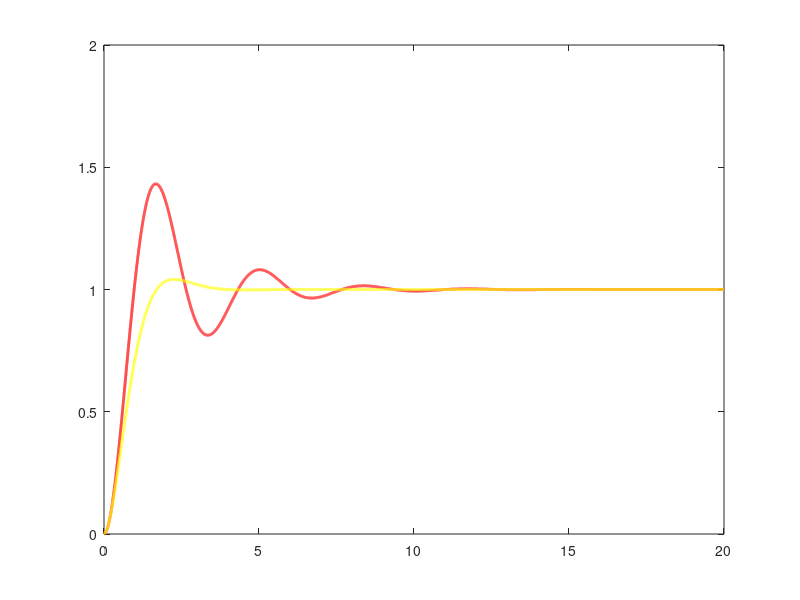

MATLAB code to generate this figure: (Note: this script raises an error after producing the figure.)
%%Time Response Specification of Second order Systems
clc;
clear all;
close all;

%%
t = 0:0.001:20;
w_n = 2;

%% For Zeta = 0.25 ( Without Inbuilt Step)

zeta = 0.25;
theta = atan(sqrt(1-zeta^2)/zeta);

w_d = w_n * sqrt(1-zeta^2);
C = 1 - ((exp(-zeta.*w_n.*t).*(sin(sqrt(1-zeta^2)*w_d.*t+theta)))./sqrt(1-zeta^2));

figure()
plot(t,C,'r','LineWidth',2);
hold on;

%% For Zeta = 0.7 (Without inbuilt Step)

zeta = 0.7;
theta = atan(sqrt(1-zeta^2)/zeta);

D = 1 -((exp(-zeta.*w_n.*t).*(sin(sqrt(1-zeta^2)*w_d.*t+theta)))./sqrt(1-zeta^2));

plot(t,D,'y','LineWidth',2);
hold on;

%% For Zeta = 1.0 (With Step Function)

zeta = 1.0;
N1 = (w_n)^2;
D1 = [1 (2*zeta*w_n) (w_n*w_n)];

M1 = tf(N1,D1)
stepplot(M1);
hold on;

%% For Zeta = 1.2 (With Step Function)

zeta = 1.2;
N2 = [(w_n)^2];
D2 = [1 (2*zeta*w_n) (w_n*w_n)];

M2 = tf(N2,D2)
stepplot(M2);
hold on; 
legend('zeta = 0.25','zeta=0.7','zeta = 1.0','zeta = 1.2')

%% 
stepinfo(C)
stepinfo(D)
figure()

plot(t,C);
hold on;
plot(t,D);
title('Step Response of zeta = 0.7 and zeta = 0.25')
xlabel('Time');
ylabel('Amplitude');
%%
